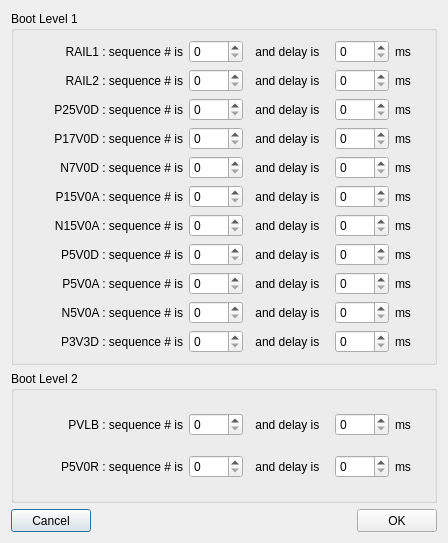
<?xml version="1.0" encoding="UTF-8"?>
<ui version="4.0">
 <class>Dialog</class>
 <widget class="QDialog" name="Dialog">
  <property name="geometry">
   <rect>
    <x>0</x>
    <y>0</y>
    <width>448</width>
    <height>543</height>
   </rect>
  </property>
  <property name="sizePolicy">
   <sizepolicy hsizetype="Minimum" vsizetype="Minimum">
    <horstretch>0</horstretch>
    <verstretch>0</verstretch>
   </sizepolicy>
  </property>
  <property name="minimumSize">
   <size>
    <width>0</width>
    <height>0</height>
   </size>
  </property>
  <property name="maximumSize">
   <size>
    <width>1000</width>
    <height>1000</height>
   </size>
  </property>
  <property name="windowTitle">
   <string>Dialog</string>
  </property>
  <layout class="QVBoxLayout" name="verticalLayout_3">
   <item>
    <widget class="QGroupBox" name="bootLevel1GroupBox">
     <property name="title">
      <string>Boot Level 1</string>
     </property>
     <layout class="QVBoxLayout" name="verticalLayout">
      <item>
       <layout class="QHBoxLayout" name="horizontalLayout">
        <item>
         <widget class="QLabel" name="RAIL1_PRE">
          <property name="minimumSize">
           <size>
            <width>160</width>
            <height>21</height>
           </size>
          </property>
          <property name="maximumSize">
           <size>
            <width>160</width>
            <height>21</height>
           </size>
          </property>
          <property name="text">
           <string>RAIL1 : sequence # is</string>
          </property>
          <property name="alignment">
           <set>Qt::AlignRight|Qt::AlignTrailing|Qt::AlignVCenter</set>
          </property>
         </widget>
        </item>
        <item>
         <widget class="QSpinBox" name="RAIL1_SEQ">
          <property name="maximum">
           <number>255</number>
          </property>
         </widget>
        </item>
        <item>
         <widget class="QLabel" name="label_2">
          <property name="minimumSize">
           <size>
            <width>80</width>
            <height>21</height>
           </size>
          </property>
          <property name="maximumSize">
           <size>
            <width>30</width>
            <height>21</height>
           </size>
          </property>
          <property name="text">
           <string>and delay is </string>
          </property>
          <property name="alignment">
           <set>Qt::AlignCenter</set>
          </property>
         </widget>
        </item>
        <item>
         <widget class="QSpinBox" name="RAIL1_DEL">
          <property name="maximum">
           <number>255</number>
          </property>
         </widget>
        </item>
        <item>
         <widget class="QLabel" name="label">
          <property name="minimumSize">
           <size>
            <width>30</width>
            <height>21</height>
           </size>
          </property>
          <property name="maximumSize">
           <size>
            <width>30</width>
            <height>21</height>
           </size>
          </property>
          <property name="text">
           <string>ms</string>
          </property>
         </widget>
        </item>
       </layout>
      </item>
      <item>
       <layout class="QHBoxLayout" name="horizontalLayout_2">
        <item>
         <widget class="QLabel" name="RAIL2_PRE">
          <property name="minimumSize">
           <size>
            <width>160</width>
            <height>21</height>
           </size>
          </property>
          <property name="maximumSize">
           <size>
            <width>160</width>
            <height>21</height>
           </size>
          </property>
          <property name="text">
           <string>RAIL2 : sequence # is</string>
          </property>
          <property name="alignment">
           <set>Qt::AlignRight|Qt::AlignTrailing|Qt::AlignVCenter</set>
          </property>
         </widget>
        </item>
        <item>
         <widget class="QSpinBox" name="RAIL2_SEQ">
          <property name="maximum">
           <number>255</number>
          </property>
         </widget>
        </item>
        <item>
         <widget class="QLabel" name="label_13">
          <property name="minimumSize">
           <size>
            <width>80</width>
            <height>21</height>
           </size>
          </property>
          <property name="maximumSize">
           <size>
            <width>30</width>
            <height>21</height>
           </size>
          </property>
          <property name="text">
           <string>and delay is </string>
          </property>
          <property name="alignment">
           <set>Qt::AlignCenter</set>
          </property>
         </widget>
        </item>
        <item>
         <widget class="QSpinBox" name="RAIL2_DEL">
          <property name="maximum">
           <number>255</number>
          </property>
         </widget>
        </item>
        <item>
         <widget class="QLabel" name="label_25">
          <property name="minimumSize">
           <size>
            <width>30</width>
            <height>21</height>
           </size>
          </property>
          <property name="maximumSize">
           <size>
            <width>30</width>
            <height>21</height>
           </size>
          </property>
          <property name="text">
           <string>ms</string>
          </property>
         </widget>
        </item>
       </layout>
      </item>
      <item>
       <layout class="QHBoxLayout" name="horizontalLayout_3">
        <item>
         <widget class="QLabel" name="P25V0D_PRE">
          <property name="minimumSize">
           <size>
            <width>160</width>
            <height>21</height>
           </size>
          </property>
          <property name="maximumSize">
           <size>
            <width>160</width>
            <height>21</height>
           </size>
          </property>
          <property name="text">
           <string>P25V0D : sequence # is</string>
          </property>
          <property name="alignment">
           <set>Qt::AlignRight|Qt::AlignTrailing|Qt::AlignVCenter</set>
          </property>
         </widget>
        </item>
        <item>
         <widget class="QSpinBox" name="P25V0D_SEQ">
          <property name="maximum">
           <number>255</number>
          </property>
         </widget>
        </item>
        <item>
         <widget class="QLabel" name="label_14">
          <property name="minimumSize">
           <size>
            <width>80</width>
            <height>21</height>
           </size>
          </property>
          <property name="maximumSize">
           <size>
            <width>30</width>
            <height>21</height>
           </size>
          </property>
          <property name="text">
           <string>and delay is </string>
          </property>
          <property name="alignment">
           <set>Qt::AlignCenter</set>
          </property>
         </widget>
        </item>
        <item>
         <widget class="QSpinBox" name="P25V0D_DEL">
          <property name="maximum">
           <number>255</number>
          </property>
         </widget>
        </item>
        <item>
         <widget class="QLabel" name="label_26">
          <property name="minimumSize">
           <size>
            <width>30</width>
            <height>21</height>
           </size>
          </property>
          <property name="maximumSize">
           <size>
            <width>30</width>
            <height>21</height>
           </size>
          </property>
          <property name="text">
           <string>ms</string>
          </property>
         </widget>
        </item>
       </layout>
      </item>
      <item>
       <layout class="QHBoxLayout" name="horizontalLayout_4">
        <item>
         <widget class="QLabel" name="label_3">
          <property name="minimumSize">
           <size>
            <width>160</width>
            <height>21</height>
           </size>
          </property>
          <property name="maximumSize">
           <size>
            <width>160</width>
            <height>21</height>
           </size>
          </property>
          <property name="text">
           <string>P17V0D : sequence # is</string>
          </property>
          <property name="alignment">
           <set>Qt::AlignRight|Qt::AlignTrailing|Qt::AlignVCenter</set>
          </property>
         </widget>
        </item>
        <item>
         <widget class="QSpinBox" name="P17V0D_SEQ">
          <property name="maximum">
           <number>255</number>
          </property>
         </widget>
        </item>
        <item>
         <widget class="QLabel" name="label_15">
          <property name="minimumSize">
           <size>
            <width>80</width>
            <height>21</height>
           </size>
          </property>
          <property name="maximumSize">
           <size>
            <width>30</width>
            <height>21</height>
           </size>
          </property>
          <property name="text">
           <string>and delay is </string>
          </property>
          <property name="alignment">
           <set>Qt::AlignCenter</set>
          </property>
         </widget>
        </item>
        <item>
         <widget class="QSpinBox" name="P17V0D_DEL">
          <property name="maximum">
           <number>255</number>
          </property>
         </widget>
        </item>
        <item>
         <widget class="QLabel" name="label_27">
          <property name="minimumSize">
           <size>
            <width>30</width>
            <height>21</height>
           </size>
          </property>
          <property name="maximumSize">
           <size>
            <width>30</width>
            <height>21</height>
           </size>
          </property>
          <property name="text">
           <string>ms</string>
          </property>
         </widget>
        </item>
       </layout>
      </item>
      <item>
       <layout class="QHBoxLayout" name="horizontalLayout_5">
        <item>
         <widget class="QLabel" name="label_4">
          <property name="minimumSize">
           <size>
            <width>160</width>
            <height>21</height>
           </size>
          </property>
          <property name="maximumSize">
           <size>
            <width>160</width>
            <height>21</height>
           </size>
          </property>
          <property name="text">
           <string>N7V0D : sequence # is</string>
          </property>
          <property name="alignment">
           <set>Qt::AlignRight|Qt::AlignTrailing|Qt::AlignVCenter</set>
          </property>
         </widget>
        </item>
        <item>
         <widget class="QSpinBox" name="N7V0D_SEQ">
          <property name="maximum">
           <number>255</number>
          </property>
         </widget>
        </item>
        <item>
         <widget class="QLabel" name="label_16">
          <property name="minimumSize">
           <size>
            <width>80</width>
            <height>21</height>
           </size>
          </property>
          <property name="maximumSize">
           <size>
            <width>30</width>
            <height>21</height>
           </size>
          </property>
          <property name="text">
           <string>and delay is </string>
          </property>
          <property name="alignment">
           <set>Qt::AlignCenter</set>
          </property>
         </widget>
        </item>
        <item>
         <widget class="QSpinBox" name="N7V0D_DEL">
          <property name="maximum">
           <number>255</number>
          </property>
         </widget>
        </item>
        <item>
         <widget class="QLabel" name="label_28">
          <property name="minimumSize">
           <size>
            <width>30</width>
            <height>21</height>
           </size>
          </property>
          <property name="maximumSize">
           <size>
            <width>30</width>
            <height>21</height>
           </size>
          </property>
          <property name="text">
           <string>ms</string>
          </property>
         </widget>
        </item>
       </layout>
      </item>
      <item>
       <layout class="QHBoxLayout" name="horizontalLayout_6">
        <item>
         <widget class="QLabel" name="label_5">
          <property name="minimumSize">
           <size>
            <width>160</width>
            <height>21</height>
           </size>
          </property>
          <property name="maximumSize">
           <size>
            <width>160</width>
            <height>21</height>
           </size>
          </property>
          <property name="text">
           <string>P15V0A : sequence # is</string>
          </property>
          <property name="alignment">
           <set>Qt::AlignRight|Qt::AlignTrailing|Qt::AlignVCenter</set>
          </property>
         </widget>
        </item>
        <item>
         <widget class="QSpinBox" name="P15V0A_SEQ">
          <property name="maximum">
           <number>255</number>
          </property>
         </widget>
        </item>
        <item>
         <widget class="QLabel" name="label_17">
          <property name="minimumSize">
           <size>
            <width>80</width>
            <height>21</height>
           </size>
          </property>
          <property name="maximumSize">
           <size>
            <width>30</width>
            <height>21</height>
           </size>
          </property>
          <property name="text">
           <string>and delay is </string>
          </property>
          <property name="alignment">
           <set>Qt::AlignCenter</set>
          </property>
         </widget>
        </item>
        <item>
         <widget class="QSpinBox" name="P15V0A_DEL">
          <property name="maximum">
           <number>255</number>
          </property>
         </widget>
        </item>
        <item>
         <widget class="QLabel" name="label_29">
          <property name="minimumSize">
           <size>
            <width>30</width>
            <height>21</height>
           </size>
          </property>
          <property name="maximumSize">
           <size>
            <width>30</width>
            <height>21</height>
           </size>
          </property>
          <property name="text">
           <string>ms</string>
          </property>
         </widget>
        </item>
       </layout>
      </item>
      <item>
       <layout class="QHBoxLayout" name="horizontalLayout_7">
        <item>
         <widget class="QLabel" name="label_6">
          <property name="minimumSize">
           <size>
            <width>160</width>
            <height>21</height>
           </size>
          </property>
          <property name="maximumSize">
           <size>
            <width>160</width>
            <height>21</height>
           </size>
          </property>
          <property name="text">
           <string>N15V0A : sequence # is</string>
          </property>
          <property name="alignment">
           <set>Qt::AlignRight|Qt::AlignTrailing|Qt::AlignVCenter</set>
          </property>
         </widget>
        </item>
        <item>
         <widget class="QSpinBox" name="N15V0A_SEQ">
          <property name="maximum">
           <number>255</number>
          </property>
         </widget>
        </item>
        <item>
         <widget class="QLabel" name="label_18">
          <property name="minimumSize">
           <size>
            <width>80</width>
            <height>21</height>
           </size>
          </property>
          <property name="maximumSize">
           <size>
            <width>30</width>
            <height>21</height>
           </size>
          </property>
          <property name="text">
           <string>and delay is </string>
          </property>
          <property name="alignment">
           <set>Qt::AlignCenter</set>
          </property>
         </widget>
        </item>
        <item>
         <widget class="QSpinBox" name="N15V0A_DEL">
          <property name="maximum">
           <number>255</number>
          </property>
         </widget>
        </item>
        <item>
         <widget class="QLabel" name="label_30">
          <property name="minimumSize">
           <size>
            <width>30</width>
            <height>21</height>
           </size>
          </property>
          <property name="maximumSize">
           <size>
            <width>30</width>
            <height>21</height>
           </size>
          </property>
          <property name="text">
           <string>ms</string>
          </property>
         </widget>
        </item>
       </layout>
      </item>
      <item>
       <layout class="QHBoxLayout" name="horizontalLayout_8">
        <item>
         <widget class="QLabel" name="label_7">
          <property name="minimumSize">
           <size>
            <width>160</width>
            <height>21</height>
           </size>
          </property>
          <property name="maximumSize">
           <size>
            <width>160</width>
            <height>21</height>
           </size>
          </property>
          <property name="text">
           <string>P5V0D : sequence # is</string>
          </property>
          <property name="alignment">
           <set>Qt::AlignRight|Qt::AlignTrailing|Qt::AlignVCenter</set>
          </property>
         </widget>
        </item>
        <item>
         <widget class="QSpinBox" name="P5V0D_SEQ">
          <property name="maximum">
           <number>255</number>
          </property>
         </widget>
        </item>
        <item>
         <widget class="QLabel" name="label_19">
          <property name="minimumSize">
           <size>
            <width>80</width>
            <height>21</height>
           </size>
          </property>
          <property name="maximumSize">
           <size>
            <width>30</width>
            <height>21</height>
           </size>
          </property>
          <property name="text">
           <string>and delay is </string>
          </property>
          <property name="alignment">
           <set>Qt::AlignCenter</set>
          </property>
         </widget>
        </item>
        <item>
         <widget class="QSpinBox" name="P5V0D_DEL">
          <property name="maximum">
           <number>255</number>
          </property>
         </widget>
        </item>
        <item>
         <widget class="QLabel" name="label_31">
          <property name="minimumSize">
           <size>
            <width>30</width>
            <height>21</height>
           </size>
          </property>
          <property name="maximumSize">
           <size>
            <width>30</width>
            <height>21</height>
           </size>
          </property>
          <property name="text">
           <string>ms</string>
          </property>
         </widget>
        </item>
       </layout>
      </item>
      <item>
       <layout class="QHBoxLayout" name="horizontalLayout_9">
        <item>
         <widget class="QLabel" name="label_8">
          <property name="minimumSize">
           <size>
            <width>160</width>
            <height>21</height>
           </size>
          </property>
          <property name="maximumSize">
           <size>
            <width>160</width>
            <height>21</height>
           </size>
          </property>
          <property name="text">
           <string>P5V0A : sequence # is</string>
          </property>
          <property name="alignment">
           <set>Qt::AlignRight|Qt::AlignTrailing|Qt::AlignVCenter</set>
          </property>
         </widget>
        </item>
        <item>
         <widget class="QSpinBox" name="P5V0A_SEQ">
          <property name="maximum">
           <number>255</number>
          </property>
         </widget>
        </item>
        <item>
         <widget class="QLabel" name="label_20">
          <property name="minimumSize">
           <size>
            <width>80</width>
            <height>21</height>
           </size>
          </property>
          <property name="maximumSize">
           <size>
            <width>30</width>
            <height>21</height>
           </size>
          </property>
          <property name="text">
           <string>and delay is </string>
          </property>
          <property name="alignment">
           <set>Qt::AlignCenter</set>
          </property>
         </widget>
        </item>
        <item>
         <widget class="QSpinBox" name="P5V0A_DEL">
          <property name="maximum">
           <number>255</number>
          </property>
         </widget>
        </item>
        <item>
         <widget class="QLabel" name="label_32">
          <property name="minimumSize">
           <size>
            <width>30</width>
            <height>21</height>
           </size>
          </property>
          <property name="maximumSize">
           <size>
            <width>30</width>
            <height>21</height>
           </size>
          </property>
          <property name="text">
           <string>ms</string>
          </property>
         </widget>
        </item>
       </layout>
      </item>
      <item>
       <layout class="QHBoxLayout" name="horizontalLayout_10">
        <item>
         <widget class="QLabel" name="label_9">
          <property name="minimumSize">
           <size>
            <width>160</width>
            <height>21</height>
           </size>
          </property>
          <property name="maximumSize">
           <size>
            <width>160</width>
            <height>21</height>
           </size>
          </property>
          <property name="text">
           <string>N5V0A : sequence # is</string>
          </property>
          <property name="alignment">
           <set>Qt::AlignRight|Qt::AlignTrailing|Qt::AlignVCenter</set>
          </property>
         </widget>
        </item>
        <item>
         <widget class="QSpinBox" name="N5V0A_SEQ">
          <property name="maximum">
           <number>255</number>
          </property>
         </widget>
        </item>
        <item>
         <widget class="QLabel" name="label_21">
          <property name="minimumSize">
           <size>
            <width>80</width>
            <height>21</height>
           </size>
          </property>
          <property name="maximumSize">
           <size>
            <width>30</width>
            <height>21</height>
           </size>
          </property>
          <property name="text">
           <string>and delay is </string>
          </property>
          <property name="alignment">
           <set>Qt::AlignCenter</set>
          </property>
         </widget>
        </item>
        <item>
         <widget class="QSpinBox" name="N5V0A_DEL">
          <property name="maximum">
           <number>255</number>
          </property>
         </widget>
        </item>
        <item>
         <widget class="QLabel" name="label_33">
          <property name="minimumSize">
           <size>
            <width>30</width>
            <height>21</height>
           </size>
          </property>
          <property name="maximumSize">
           <size>
            <width>30</width>
            <height>21</height>
           </size>
          </property>
          <property name="text">
           <string>ms</string>
          </property>
         </widget>
        </item>
       </layout>
      </item>
      <item>
       <layout class="QHBoxLayout" name="horizontalLayout_11">
        <item>
         <widget class="QLabel" name="label_10">
          <property name="minimumSize">
           <size>
            <width>160</width>
            <height>21</height>
           </size>
          </property>
          <property name="maximumSize">
           <size>
            <width>160</width>
            <height>21</height>
           </size>
          </property>
          <property name="text">
           <string>P3V3D : sequence # is</string>
          </property>
          <property name="alignment">
           <set>Qt::AlignRight|Qt::AlignTrailing|Qt::AlignVCenter</set>
          </property>
         </widget>
        </item>
        <item>
         <widget class="QSpinBox" name="P3V3D_SEQ">
          <property name="maximum">
           <number>255</number>
          </property>
         </widget>
        </item>
        <item>
         <widget class="QLabel" name="label_22">
          <property name="minimumSize">
           <size>
            <width>80</width>
            <height>21</height>
           </size>
          </property>
          <property name="maximumSize">
           <size>
            <width>30</width>
            <height>21</height>
           </size>
          </property>
          <property name="text">
           <string>and delay is </string>
          </property>
          <property name="alignment">
           <set>Qt::AlignCenter</set>
          </property>
         </widget>
        </item>
        <item>
         <widget class="QSpinBox" name="P3V3D_DEL">
          <property name="maximum">
           <number>255</number>
          </property>
         </widget>
        </item>
        <item>
         <widget class="QLabel" name="label_34">
          <property name="minimumSize">
           <size>
            <width>30</width>
            <height>21</height>
           </size>
          </property>
          <property name="maximumSize">
           <size>
            <width>30</width>
            <height>21</height>
           </size>
          </property>
          <property name="text">
           <string>ms</string>
          </property>
         </widget>
        </item>
       </layout>
      </item>
     </layout>
    </widget>
   </item>
   <item>
    <widget class="QGroupBox" name="bootLevel2GroupBox">
     <property name="sizePolicy">
      <sizepolicy hsizetype="Preferred" vsizetype="Preferred">
       <horstretch>0</horstretch>
       <verstretch>0</verstretch>
      </sizepolicy>
     </property>
     <property name="title">
      <string>Boot Level 2</string>
     </property>
     <layout class="QVBoxLayout" name="verticalLayout_2">
      <item>
       <layout class="QHBoxLayout" name="horizontalLayout_12">
        <item>
         <widget class="QLabel" name="label_11">
          <property name="minimumSize">
           <size>
            <width>160</width>
            <height>21</height>
           </size>
          </property>
          <property name="maximumSize">
           <size>
            <width>160</width>
            <height>21</height>
           </size>
          </property>
          <property name="text">
           <string>PVLB : sequence # is</string>
          </property>
          <property name="alignment">
           <set>Qt::AlignRight|Qt::AlignTrailing|Qt::AlignVCenter</set>
          </property>
         </widget>
        </item>
        <item>
         <widget class="QSpinBox" name="PVLB_SEQ">
          <property name="maximum">
           <number>255</number>
          </property>
         </widget>
        </item>
        <item>
         <widget class="QLabel" name="label_23">
          <property name="minimumSize">
           <size>
            <width>80</width>
            <height>21</height>
           </size>
          </property>
          <property name="maximumSize">
           <size>
            <width>30</width>
            <height>21</height>
           </size>
          </property>
          <property name="text">
           <string>and delay is </string>
          </property>
          <property name="alignment">
           <set>Qt::AlignCenter</set>
          </property>
         </widget>
        </item>
        <item>
         <widget class="QSpinBox" name="PVLB_DEL">
          <property name="maximum">
           <number>255</number>
          </property>
         </widget>
        </item>
        <item>
         <widget class="QLabel" name="label_35">
          <property name="minimumSize">
           <size>
            <width>30</width>
            <height>21</height>
           </size>
          </property>
          <property name="maximumSize">
           <size>
            <width>30</width>
            <height>21</height>
           </size>
          </property>
          <property name="text">
           <string>ms</string>
          </property>
         </widget>
        </item>
       </layout>
      </item>
      <item>
       <layout class="QHBoxLayout" name="horizontalLayout_13">
        <item>
         <widget class="QLabel" name="label_12">
          <property name="minimumSize">
           <size>
            <width>160</width>
            <height>21</height>
           </size>
          </property>
          <property name="maximumSize">
           <size>
            <width>160</width>
            <height>21</height>
           </size>
          </property>
          <property name="text">
           <string>P5V0R : sequence # is</string>
          </property>
          <property name="alignment">
           <set>Qt::AlignRight|Qt::AlignTrailing|Qt::AlignVCenter</set>
          </property>
         </widget>
        </item>
        <item>
         <widget class="QSpinBox" name="P5V0R_SEQ">
          <property name="maximum">
           <number>255</number>
          </property>
         </widget>
        </item>
        <item>
         <widget class="QLabel" name="label_24">
          <property name="minimumSize">
           <size>
            <width>80</width>
            <height>21</height>
           </size>
          </property>
          <property name="maximumSize">
           <size>
            <width>30</width>
            <height>21</height>
           </size>
          </property>
          <property name="text">
           <string>and delay is </string>
          </property>
          <property name="alignment">
           <set>Qt::AlignCenter</set>
          </property>
         </widget>
        </item>
        <item>
         <widget class="QSpinBox" name="P5V0R_DEL">
          <property name="maximum">
           <number>255</number>
          </property>
         </widget>
        </item>
        <item>
         <widget class="QLabel" name="label_36">
          <property name="minimumSize">
           <size>
            <width>30</width>
            <height>21</height>
           </size>
          </property>
          <property name="maximumSize">
           <size>
            <width>30</width>
            <height>21</height>
           </size>
          </property>
          <property name="text">
           <string>ms</string>
          </property>
         </widget>
        </item>
       </layout>
      </item>
     </layout>
    </widget>
   </item>
   <item>
    <layout class="QHBoxLayout" name="horizontalLayout_14">
     <item>
      <widget class="QPushButton" name="CancelButton">
       <property name="minimumSize">
        <size>
         <width>80</width>
         <height>23</height>
        </size>
       </property>
       <property name="maximumSize">
        <size>
         <width>80</width>
         <height>23</height>
        </size>
       </property>
       <property name="text">
        <string>Cancel</string>
       </property>
      </widget>
     </item>
     <item>
      <spacer name="horizontalSpacer">
       <property name="orientation">
        <enum>Qt::Horizontal</enum>
       </property>
       <property name="sizeHint" stdset="0">
        <size>
         <width>40</width>
         <height>20</height>
        </size>
       </property>
      </spacer>
     </item>
     <item>
      <widget class="QPushButton" name="OKButton">
       <property name="minimumSize">
        <size>
         <width>80</width>
         <height>23</height>
        </size>
       </property>
       <property name="maximumSize">
        <size>
         <width>80</width>
         <height>23</height>
        </size>
       </property>
       <property name="text">
        <string>OK</string>
       </property>
      </widget>
     </item>
    </layout>
   </item>
  </layout>
 </widget>
 <resources/>
 <connections/>
</ui>
